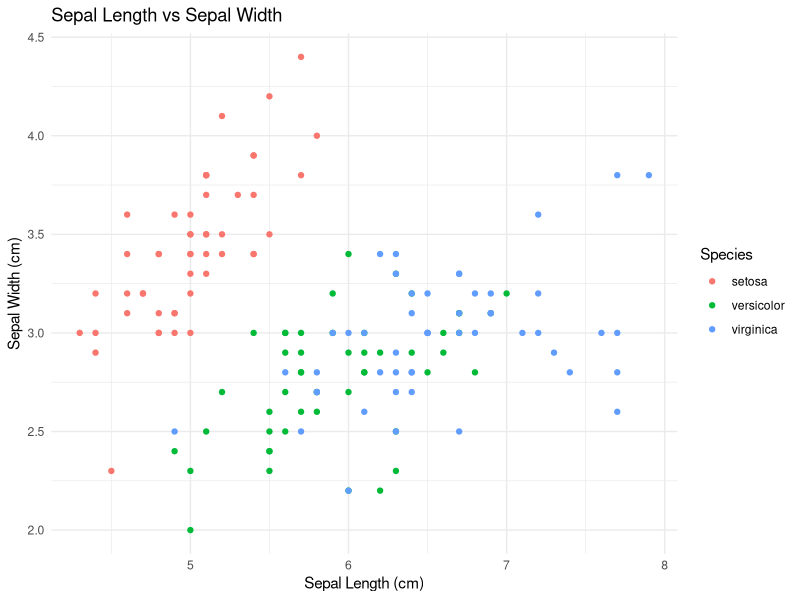
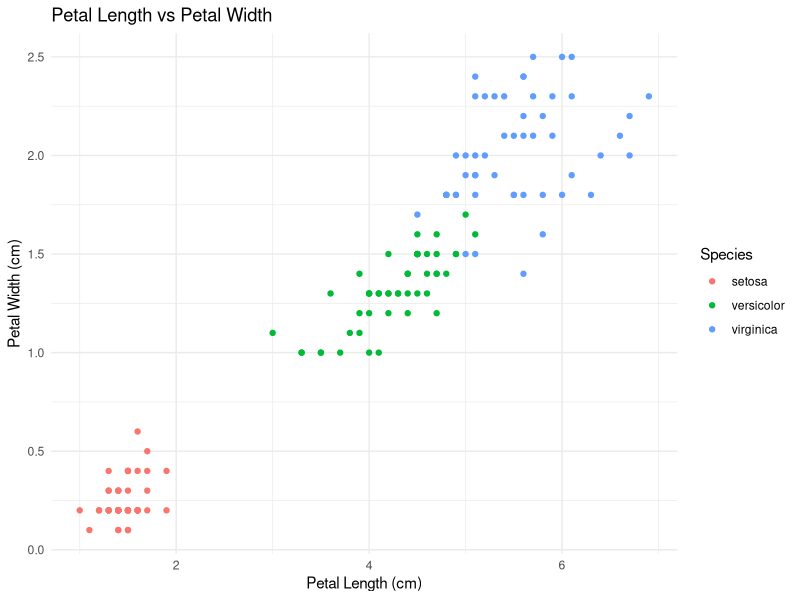

These figures' R source, in order:
## ---- chunk 1
knitr::opts_chunk$set(echo = TRUE, warning = FALSE, message = FALSE)
library(ggplot2)
library(dplyr)
library(tidyr)
library(caret)
## ---- chunk 2
head(iris)
summary(iris)
## ---- chunk 3
ggplot(iris, aes(x = Sepal.Length, y = Sepal.Width, color = Species)) +
  geom_point() +
  theme_minimal() +
  labs(title = "Sepal Length vs Sepal Width",
       x = "Sepal Length (cm)",
       y = "Sepal Width (cm)")

ggplot(iris, aes(x = Petal.Length, y = Petal.Width, color = Species)) +
  geom_point() +
  theme_minimal() +
  labs(title = "Petal Length vs Petal Width",
       x = "Petal Length (cm)",
       y = "Petal Width (cm)")
## ---- chunk 4
set.seed(42)
train_index <- createDataPartition(iris$Species, p = 0.8, list = FALSE)
train_data <- iris[train_index, ]
test_data <- iris[-train_index, ]
## ---- chunk 5
model <- train(Species ~ ., data = train_data, method = "knn", trControl = trainControl(method = "cv", number = 10))
model
## ---- chunk 6
predictions <- predict(model, test_data)
confusionMatrix(predictions, test_data$Species)
